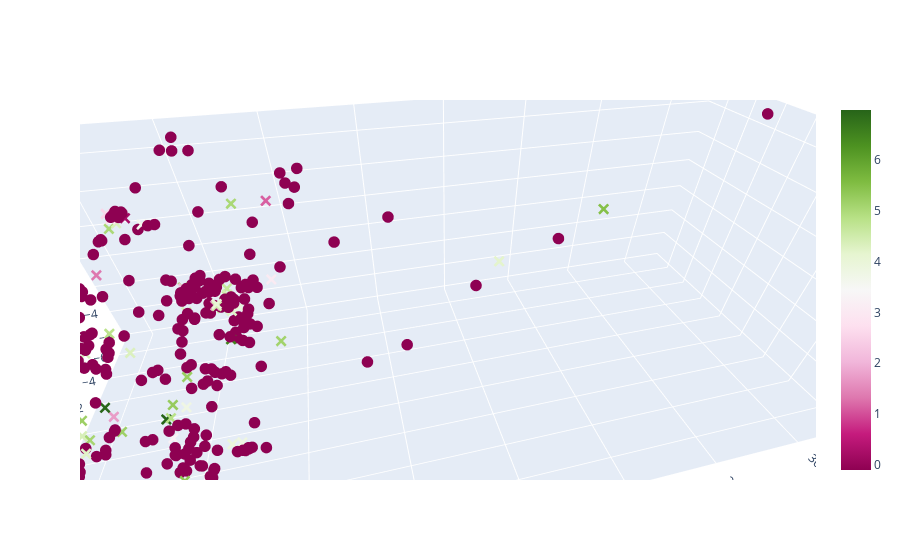

Notebook cell for this chart:
### Code cell
fig = ea.plot_pca_3D(fold=0)

### Figure 1 — Plotly figure (JSON) as saved in the notebook; plotly's stock layout.template omitted (floating-point values rounded to 4 significant figures; data arrays with more than 128 entries replaced by an {"elided": "..."} marker saying what was removed)
{"data": [{"marker": {"color": {"elided": "312 float values"}, "showscale": true, "size": 4, "symbol": {"elided": "312 str values"}}, "mode": "markers", "type": "scatter3d", "x": {"elided": "312 float values"}, "y": {"elided": "312 float values"}, "z": {"elided": "312 float values"}}], "layout": {"autosize": true, "scene": {"aspectmode": "auto", "aspectratio": {"x": 0.8145, "y": 1.879, "z": 0.6532}, "camera": {"center": {"x": 0, "y": 0, "z": 0}, "eye": {"x": 0.8409, "y": -0.2087, "z": 0.687}, "projection": {"type": "perspective"}, "up": {"x": 0, "y": 0, "z": 1}}}}}
